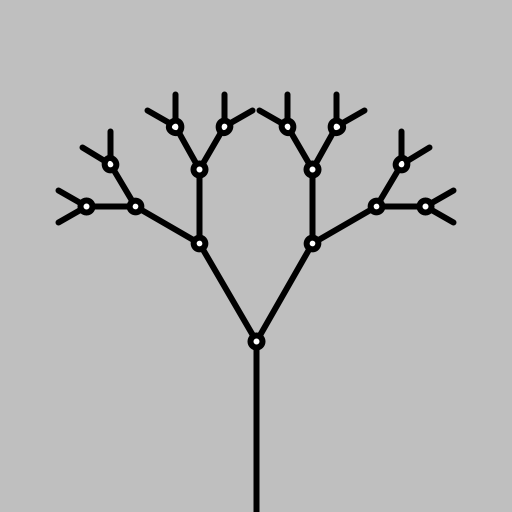
Frame 1 (no input)
Frame 60 (the mouse pressed at the canvas centre just before this capture): identical to frame 1, image omitted
Frame 120 (the mouse held since frame 60 and released just before this capture): identical to frame 1, image omitted

The Processing sketch that drew this single still picture (run headless with seeded random() and noise(); from frame 60 on, the mouse is pressed at the canvas centre):

// Processing sketch: ANI2012A19_Tree
// ── ANI2012A19_Tree.pde
// ANI2012A19_Tree.pde
// Génère et dessine un arbre créé à partir d'une fonction récursive.

// paramètres
int depthCurrent = 5;
int depthMax = 8;

float angle = PI / 6.0f;
float theta = PI / 128.0f;

boolean isRandomized = false;

// variables
int seed;

float factor;

boolean isKeyPressedLeft;
boolean isKeyPressedRight;

void setup()
{
  size(512, 512);
  frameRate(60);
  stroke(0);
  strokeWeight(6);
  fill(255);

  seed = millis();
}

void draw()
{
  background(191);

  // valeur initiale de la séquence de nombres pseudo-aléatoires
  randomSeed(seed);

  // position initiale
  translate(width / 2.0f, height);

  // appel de la fonction récursive qui dessine chacune des branches de l'arbre
  tree(height / 3.0f, 0);

  // modifier l'angle interactivement
  if (isKeyPressedLeft)
    angle -= theta;
  if (isKeyPressedRight)
    angle += theta;
}

// fonction récursive qui dessine l'arbre branche par branche
void tree(float segment, int level)
{
  factor = isRandomized == true ? random(0.5f, 1.25f) : 1.0f;

  // dessiner la branche
  line(0, 0, 0, -segment * factor);

  // déplacer l'origine au bout de la branche
  translate(0, -segment * factor);

  // appliquer le facteur de décroissance de la taille
  segment *= 0.66f;

  // incrémenter le nombre de niveaux
  ++level;

  // valider la condition d'arrêt
  if (level < depthCurrent)
  {
    factor = isRandomized == true ? random(0.5f, 1.5f) : 1.0f;

    // dessiner la branche de droite
    pushMatrix();
    rotate(angle * factor);
    tree(segment, level);
    popMatrix();

    factor = isRandomized == true ? random(0.5f, 1.5f) : 1.0f;

    // dessiner la branche de gauche
    pushMatrix();
    rotate(-angle * factor);
    tree(segment,level);
    popMatrix();

    // dessiner une ellipse à l'embranchement
    ellipse(0, 0, 12, 12);
  }
}

void keyPressed()
{
  if (keyCode == LEFT)
    isKeyPressedLeft = true;
  if (keyCode == RIGHT)
    isKeyPressedRight = true;
}

void keyReleased()
{
  if (keyCode == ' ')
    isRandomized = !isRandomized;
  if (keyCode == LEFT)
    isKeyPressedLeft = false;
  if (keyCode == RIGHT)
    isKeyPressedRight = false;
  if (keyCode == UP)
  {
    depthCurrent = ++depthCurrent < depthMax ? depthCurrent : depthMax;
    println("current depth : " + depthCurrent);
  }
  if (keyCode == DOWN)
  {
    depthCurrent = --depthCurrent > 0 ? depthCurrent : 0;
    println("current depth : " + depthCurrent);
  }
  if (key == 'r')
  {
    seed = millis();
    println("new random seed: " + seed);
  }
}
